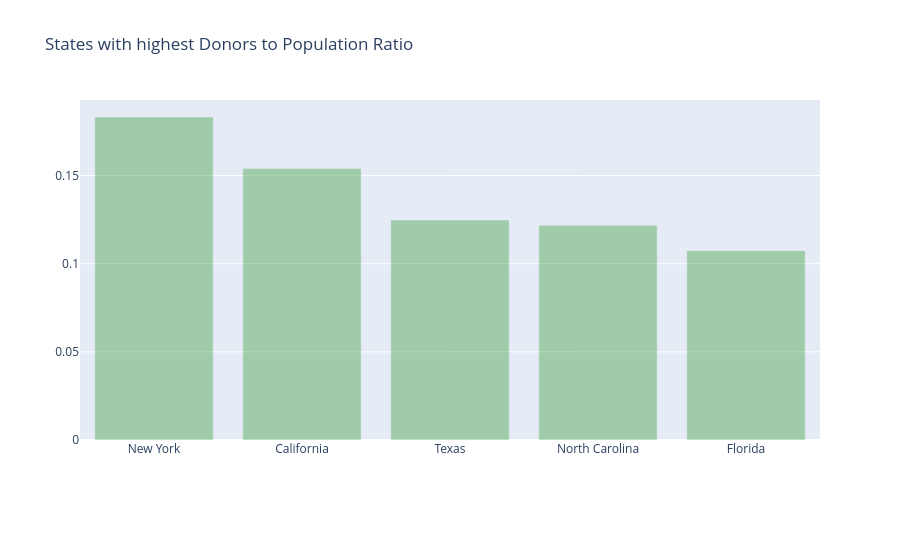

Notebook code cell kept with this figure:
### Markdown cell above
* **California**, al ser el estado con mayor población, cuenta también con una gran base de donantes registrados, alcanzando casi los 300,000 donantes. **San Francisco y Los Ángeles** son las principales ciudades de California donde se ubica la mayor cantidad de ellos. El estado de California también registra el mayor número de escuelas y proyectos.
* **Nueva York, Texas y Florida**, con aproximadamente 137,000, 134,000 y 108,000 donantes respectivamente, son los otros tres estados principales con una alta población de donantes. Las principales ciudades incluyen Nueva York, Miami, Tampa, Houston y Dallas, donde se localiza la mayor cantidad de donantes.
* **Dakota del Norte, Dakota del Sur, Vermont y Wyoming** son los estados con una cantidad muy baja de donantes, menos de 4,000. Existe una entrada llamada "others" (otros) en los datos de los estados, la cual probablemente indica donantes que son profesores o donantes procedentes de otros países.  
* Entre todas las ciudades de EE. UU., las tres principales con el mayor número de donantes son: **Chicago (aprox. 35K donantes), Nueva York (aprox. 27K donantes) y Brooklyn (aprox. 22K donantes)**. Las ciudades californianas de San Francisco y Los Ángeles son las siguientes dos ciudades con una gran base de donantes, con aproximadamente 18K y 16K donantes respectivamente.

## Conjunto de Datos Ajustado por Población (Population Adjusted Dataset)

Los estados que lideran los gráficos anteriores son, en realidad, aquellos que tienen una población muy alta. Resultará interesante descubrir el número de donantes por cada 100,000 habitantes en cada estado. Para ello, he añadido un conjunto de datos ajustado por población que incluye el número de habitantes de cada estado para el año 2013.

Conjunto de datos de población: http://www.enchantedlearning.com/usa/states/population.shtml

## <a id="2.3">2.3 Estados con la mayor Proporción de Donantes por Población</a>

### Code cell
census_2013 = {'Mississippi': 2991207, 'Iowa': 3090416, 'Oklahoma': 3850568, 'Delaware': 925749, 'Minnesota': 5420380, 'Alaska': 735132, 'Illinois': 12882135, 'Arkansas': 2959373, 'New Mexico': 2085287, 'Indiana': 6570902, 'Maryland': 5928814, 'Louisiana': 4625470, 'Texas': 26448193, 'Wyoming': 582658, 'Arizona': 6626624, 'Wisconsin': 5742713, 'Michigan': 9895622, 'Kansas': 2893957, 'Utah': 2900872, 'Virginia': 8260405, 'Oregon': 3930065, 'Connecticut': 3596080, 'New York': 19651127, 'California': 38332521, 'Massachusetts': 6692824, 'West Virginia': 1854304, 'South Carolina': 4774839, 'New Hampshire': 1323459, 'Vermont': 626630, 'Georgia': 9992167, 'North Dakota': 723393, 'Pennsylvania': 12773801, 'Florida': 19552860, 'Hawaii': 1404054, 'Kentucky': 4395295, 'Rhode Island': 1051511, 'Nebraska': 1868516, 'Missouri': 6044171, 'Ohio': 11570808, 'Alabama': 4833722, 'South Dakota': 844877, 'Colorado': 5268367, 'Idaho': 1612136, 'New Jersey': 8899339, 'Washington': 6971406, 'North Carolina': 9848060, 'Tennessee': 6495978, 'Montana': 1015165, 'District of Columbia': 646449, 'Nevada': 2790136, 'Maine': 1328302}

donors_from_states = dict(donors_df['Donor State'].value_counts())

don_pop = {}
for state, don in donors_from_states.items():
    if state not in census_2013:
        continue
    don_pop[state]  = float(don)*100000/ census_2013[state]

import operator
don_pop = sorted(don_pop.items(), key=operator.itemgetter(1), reverse = True)
xx = [x[0] for x in (don_pop)][1:]
yy = [x[1] for x in (don_pop)][1:]

trace2 = go.Bar(
    x=xx,
    y=yy,
    name='Donors to Population',
    marker=dict(color='green'),
    opacity=0.3
)

data = [trace2]
layout = go.Layout(
    barmode='group',
    legend=dict(dict(x=-.1, y=1.2)),
    margin=dict(b=120),
    title = 'States with highest Donors to Population Ratio',
)

fig = go.Figure(data=data, layout=layout)
iplot(fig, filename='grouped-bar')

### Figure 1 — Plotly figure (JSON) as saved in the notebook; plotly's stock layout.template omitted (floating-point values rounded to 4 significant figures)
{"data": [{"marker": {"color": "green"}, "name": "Donors to Population", "opacity": 0.3, "type": "bar", "x": ["New York", "California", "Texas", "North Carolina", "Florida"], "y": [0.1832, 0.1539, 0.1248, 0.1219, 0.1074]}], "layout": {"barmode": "group", "legend": {"x": -0.1, "y": 1.2}, "margin": {"b": 120}, "title": {"text": "States with highest Donors to Population Ratio"}}}
